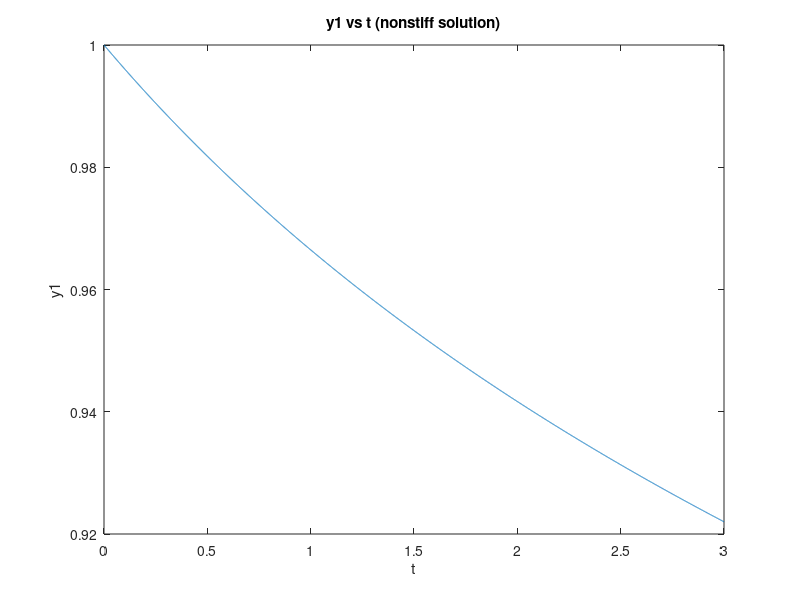
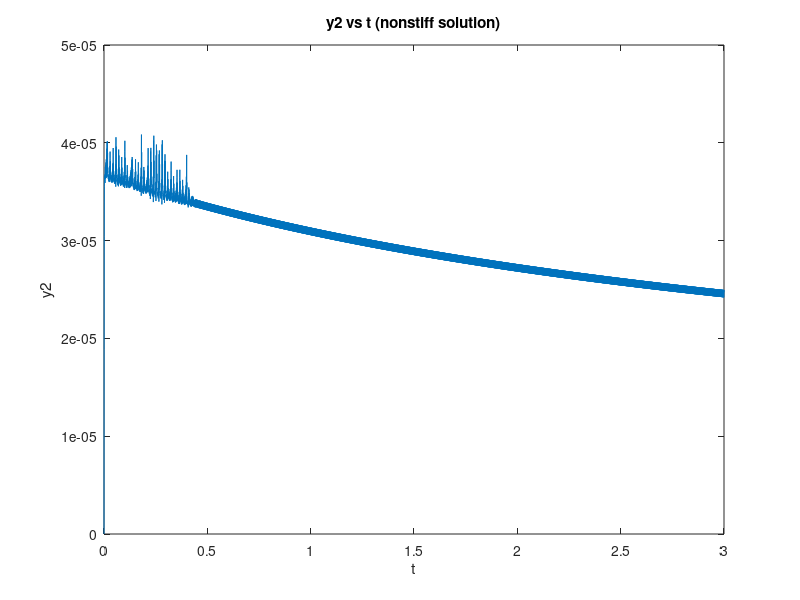
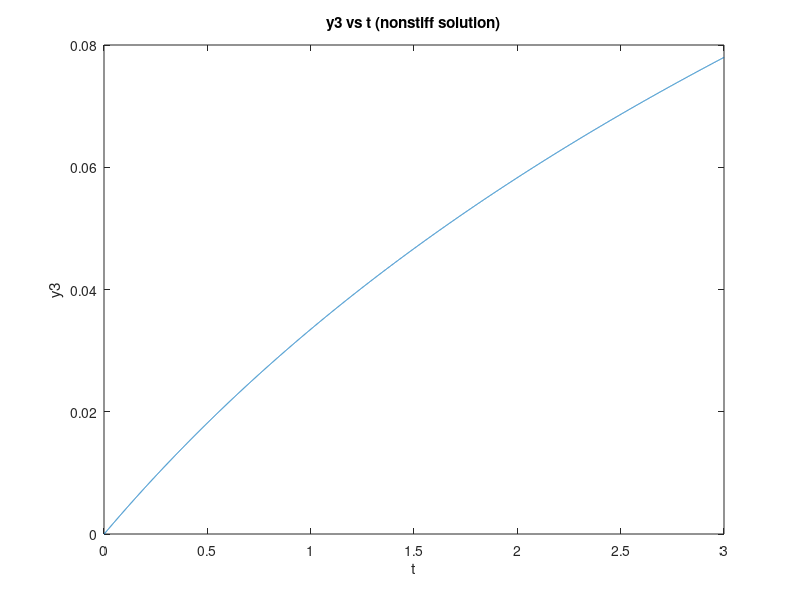

The MATLAB source for these figures, in order: (Note: this script raises an error after producing the figures.)
% constants
alp = 0.04;
bet = 1.e+4;
gam = 3.e+7;
tolerance = 1.e-2;
b1 = 3;
b2 = 1.e+6;
t0 = 0;

% initial conditions
y0 = [1; 0; 0];

% ODE
f = @(t,y) [ ...
  -alp*y(1) + bet*y(2)*y(3);  ...
  alp*y(1) - bet*y(2)*y(3) - gam*y(2)^2;  ...
  gam*y(2)^2 ...
];

% ode options
options = odeset('RelTol', tolerance);

% solve (nonstiff)
tf = b1;
[T, Y] = ode45(f, [t0, tf], y0, options);
y1_end = Y(end,:)

% plot
p = figure;
label = 'y1 vs t (nonstiff solution)';
filename = '06_1.pdf';
plot(T, Y(:, 1));
xlabel('t');
ylabel('y1');
title(label);
print(p, '-dpdf', filename);

p = figure;
label = 'y2 vs t (nonstiff solution)';
filename = '06_2.pdf';
plot(T, Y(:, 2));
xlabel('t');
ylabel('y2');
title(label);
print(p, '-dpdf', filename);

p = figure;
label = 'y3 vs t (nonstiff solution)';
filename = '06_3.pdf';
plot(T, Y(:, 3));
xlabel('t');
ylabel('y3');
title(label);
print(p, '-dpdf', filename);

% solve (stiff)
tf = b2;
[T, Y] = ode15s(f, [t0, tf], y0);
y2_end = Y(end,:)

% plot
p = figure;
label = 'y1 vs t (semilog, stiff solution)';
filename = '06_4.pdf';
semilogx(T, Y(:, 1));
xlabel('t');
ylabel('y1');
title(label);
print(p, '-dpdf', filename);

p = figure;
label = 'y2 vs t (semilog, stiff solution)';
filename = '06_5.pdf';
semilogx(T, Y(:, 2));
xlabel('t');
ylabel('y2');
title(label);
print(p, '-dpdf', filename);

p = figure;
label = 'y2 vs t (semilog, stiff solution)';
filename = '06_6.pdf';
semilogx(T, Y(:, 3));
xlabel('t');
ylabel('y3');
title(label);
print(p, '-dpdf', filename);

% print the final y values for each solution
['nonstiff solution: y(3) = [', num2str(y1_end(1)), ', ', num2str(y1_end(2)), ', ', num2str(y1_end(3)), ']']
['stiff solution: y(1000000) = [', num2str(y2_end(1)), ', ', num2str(y2_end(2)), ', ', num2str(y2_end(3)), ']']
